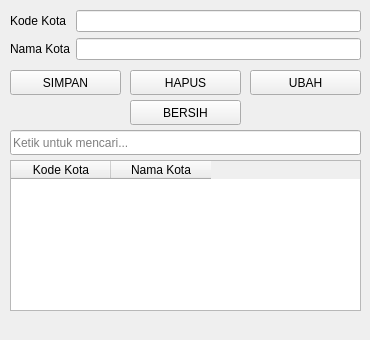
<?xml version="1.0" encoding="UTF-8"?>
<ui version="4.0">
 <class>Form</class>
 <widget class="QWidget" name="Form">
  <property name="geometry">
   <rect>
    <x>0</x>
    <y>0</y>
    <width>370</width>
    <height>340</height>
   </rect>
  </property>
  <property name="windowTitle">
   <string>Data Kota</string>
  </property>
  <widget class="QWidget" name="formLayoutWidget">
   <property name="geometry">
    <rect>
     <x>10</x>
     <y>10</y>
     <width>351</width>
     <height>51</height>
    </rect>
   </property>
   <layout class="QFormLayout" name="formLayout">
    <item row="0" column="0">
     <widget class="QLabel" name="labelKdKota">
      <property name="text">
       <string>Kode Kota</string>
      </property>
     </widget>
    </item>
    <item row="0" column="1">
     <widget class="QLineEdit" name="editKdKota"/>
    </item>
    <item row="1" column="0">
     <widget class="QLabel" name="labelNamaKota">
      <property name="text">
       <string>Nama Kota</string>
      </property>
     </widget>
    </item>
    <item row="1" column="1">
     <widget class="QLineEdit" name="editNamaKota"/>
    </item>
   </layout>
  </widget>
  <widget class="QPushButton" name="btnSimpan">
   <property name="geometry">
    <rect>
     <x>10</x>
     <y>70</y>
     <width>111</width>
     <height>25</height>
    </rect>
   </property>
   <property name="text">
    <string>SIMPAN</string>
   </property>
  </widget>
  <widget class="QPushButton" name="btnHapus">
   <property name="geometry">
    <rect>
     <x>130</x>
     <y>70</y>
     <width>111</width>
     <height>25</height>
    </rect>
   </property>
   <property name="text">
    <string>HAPUS</string>
   </property>
  </widget>
  <widget class="QPushButton" name="btnUbah">
   <property name="geometry">
    <rect>
     <x>250</x>
     <y>70</y>
     <width>111</width>
     <height>25</height>
    </rect>
   </property>
   <property name="text">
    <string>UBAH</string>
   </property>
  </widget>
  <widget class="QPushButton" name="btnBersih">
   <property name="geometry">
    <rect>
     <x>130</x>
     <y>100</y>
     <width>111</width>
     <height>25</height>
    </rect>
   </property>
   <property name="text">
    <string>BERSIH</string>
   </property>
  </widget>
  <widget class="QLineEdit" name="editCari">
   <property name="geometry">
    <rect>
     <x>10</x>
     <y>130</y>
     <width>351</width>
     <height>25</height>
    </rect>
   </property>
   <property name="placeholderText">
    <string>Ketik untuk mencari...</string>
   </property>
  </widget>
  <widget class="QTableWidget" name="tabelKota">
   <property name="geometry">
    <rect>
     <x>10</x>
     <y>160</y>
     <width>351</width>
     <height>151</height>
    </rect>
   </property>
   <column>
    <property name="text">
     <string>Kode Kota</string>
    </property>
   </column>
   <column>
    <property name="text">
     <string>Nama Kota</string>
    </property>
   </column>
  </widget>
 </widget>
 <resources/>
 <connections/>
</ui>
